Frame 1 (no input): blank canvas, image omitted
Frame 60 (no input): blank canvas, image omitted
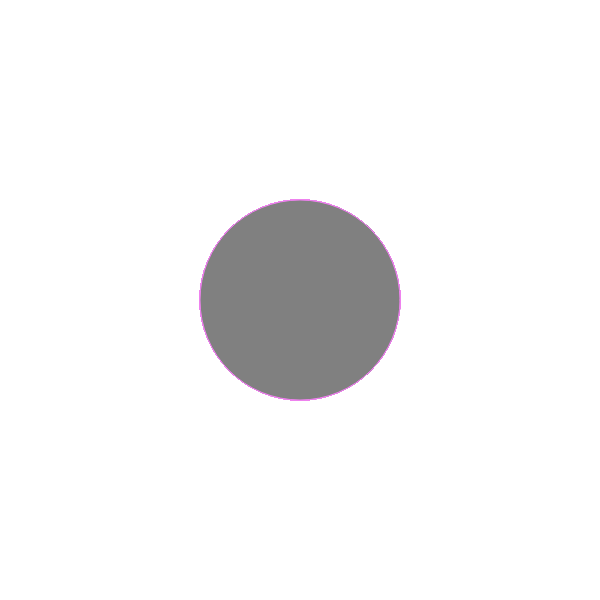
Frame 120 (the mouse pressed at the canvas centre since frame 60)

The p5.js sketch whose frames 1 and 60 were blank and that drew this single picture after the mouse press (run headless with seeded random() and noise() and a simulated clock; from frame 60 on, the mouse is pressed at the canvas centre):

// p5.js sketch
// ── sketch.js
function setup() {
  createCanvas(600, 600);
  background("white")
}

function draw() {
  
  stroke("violet")
  fill("grey")
  
  if(mouseIsPressed){
    circle(mouseX, mouseY, 200, 3550)
  }
}
